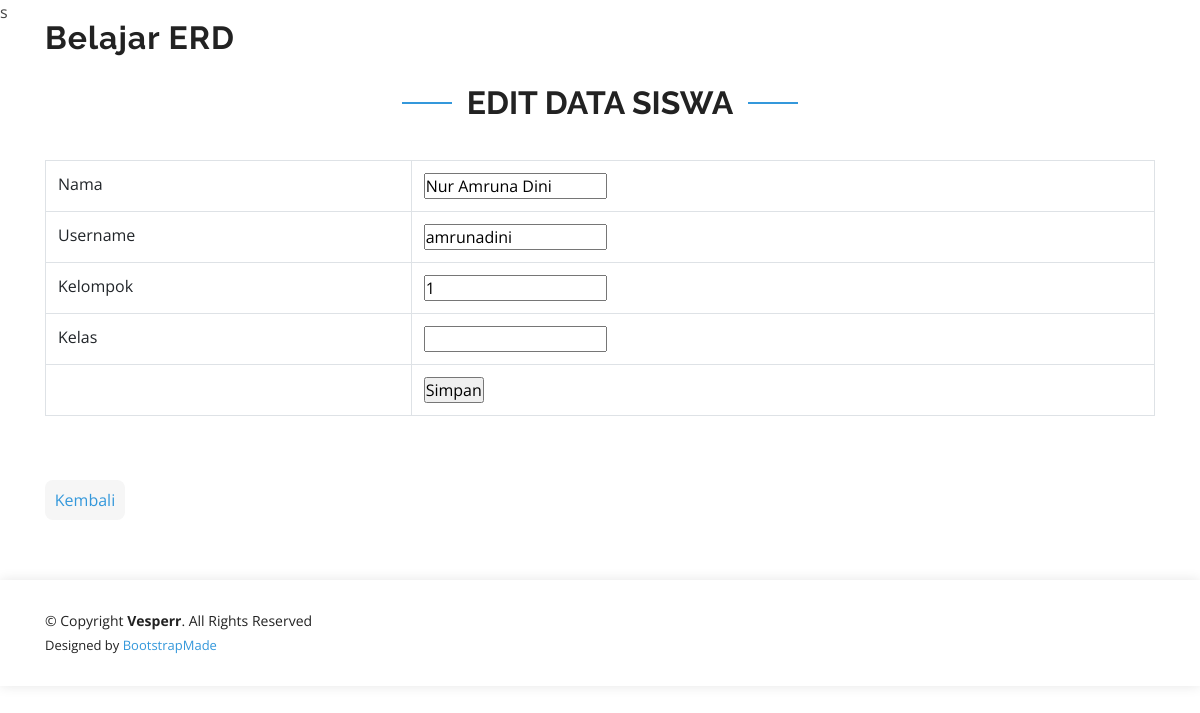
Page /C_guru/editsiswa/11 on the committed database.
### tables this page shows
CREATE TABLE `siswa` (
  `id_siswa` int(11) NOT NULL,
  `nama` varchar(255) NOT NULL,
  `username` varchar(50) NOT NULL,
  `password` varchar(255) NOT NULL,
  `kelompok` char(2) NOT NULL,
  `kelas` varchar(50) NOT NULL
);

### application/models/M_guru.php (called while the page is built, shortened)
s<?php
class M_guru extends CI_model
{
	function edit_data($where,$siswa){
		return $this->db->get_where($siswa,$where);
	}
}
?>

### application/controllers/C_guru.php (called while the page is built, shortened)
<?php
class C_guru extends CI_Controller
{
	function __construct()
	{
		$this->load->helper(array('form', 'url'));
	}
	public function editsiswa($id){
		$where = array('id_siswa' => $id);
		$this->load->Model('M_guru');
		$data['siswa'] = $this->M_guru->edit_data($where, 'siswa')->result();
		$this->load->view('V_editsiswa', $data);
	}
}
?>

### index.php (called while the page is built, shortened)
<?php
require_once BASEPATH.'core/CodeIgniter.php';

### application/views/V_editsiswa.php (the view, shortened to what this page needs)
<!DOCTYPE html>
<html lang="en">
<head>
  <link rel="stylesheet" href="<?php echo base_url(); ?>assets/img/favicon.png" rel="icon">
  <link rel="stylesheet" href="<?php echo base_url(); ?>assets/img/apple-touch-icon.png" rel="apple-touch-icon">
  <link rel="stylesheet" href="<?php echo base_url(); ?>assets/vendor/bootstrap/css/bootstrap.min.css" rel="stylesheet">
  <link rel="stylesheet" href="<?php echo base_url(); ?>assets/vendor/icofont/icofont.min.css" rel="stylesheet">
  <link rel="stylesheet" href="<?php echo base_url(); ?>assets/vendor/remixicon/remixicon.css" rel="stylesheet">
  <link rel="stylesheet" href="<?php echo base_url(); ?>assets/vendor/boxicons/css/boxicons.min.css" rel="stylesheet">
  <link rel="stylesheet" href="<?php echo base_url(); ?>assets/vendor/owl.carousel/assets/owl.carousel.min.css" rel="stylesheet">
  <link rel="stylesheet" href="<?php echo base_url(); ?>assets/vendor/venobox/venobox.css" rel="stylesheet">
  <link rel="stylesheet" href="<?php echo base_url(); ?>assets/vendor/aos/aos.css" rel="stylesheet">
  <link rel="stylesheet" href="<?php echo base_url(); ?>assets/css/style.css" rel="stylesheet">
</head>
<body>
  <header id="header" class="fixed-top d-flex align-items-center">
    <div class="container d-flex align-items-center">
      <div class="logo mr-auto">
        <h1 class="text-light"><a href="<?php echo base_url(); ?>index.php/C_guru"><span>Belajar ERD</span></a></h1>
      </div>
    </div>
  </header>
    <section id="pricing" class="pricing">
      <div class="container">
        <div class="section-title">
          <h2>Edit Data Siswa</h2>
        </div>
        <?php
            foreach ($siswa as $u) {
        ?>
        <form action="<?php echo base_url().'C_guru/updatesiswa'; ?>" method="POST">
          <table id="example1" class="table table-bordered table-hover" border="1px">
            <tr>
              <td>Nama</td>
              <td>
                <input type="text" name="nama" value="<?php echo $u->nama ?>">
              </td>
            </tr>
            <tr>
              <td>Username</td>
              <td><input type="text" name="username" value="<?php echo $u->username ?>"></td>
            </tr>
            <tr>
              <td>Kelompok</td>
              <td><input type="text" name="kelompok" value="<?php echo $u->kelompok ?>"></td>
            </tr>
            <tr>
            <tr>
              <td>Kelas</td>
              <td><input type="text" name="kelas" value="<?php echo $u->kelas ?>"></td>
            </tr>
            <tr>
              <td></td>
              <td><input type="submit" value="Simpan"></td>
            </tr>
          </table>
        </form>
        <?php
          }
        ?>
        <br>
        <div data-aos="zoom-in">
          <br>
          <button style="width: 80px; height: 40px; background-color: #f6f6f6; border: none; border-radius: 8px;"><a href="<?php echo base_url(); ?>index.php/C_guru/tampil_siswa">Kembali</a></button>
        </div>
      </div>
    </section>
  <footer id="footer">
    <div class="container">
      <div class="row d-flex align-items-center">
        <div class="col-lg-6 text-lg-left text-center">
          <div class="copyright">
            &copy; Copyright <strong>Vesperr</strong>. All Rights Reserved
          </div>
          <div class="credits">
            Designed by <a href="https://bootstrapmade.com/">BootstrapMade</a>
          </div>
        </div>
      </div>
    </div>
  </footer>
</body>
</html>

### assets/css/style.css (style rules this page uses)
* { margin: 0; padding: 0; box-sizing: border-box; }
body { font-family: "Open Sans", sans-serif; color: #444444; }
a { color: #3498db; }
h1, h2, h3, h4, h5, h6 { font-family: "Raleway", sans-serif; }
#header { z-index: 997; transition: all 0.5s; padding: 22px 0; }
#header .logo h1 { font-size: 32px; margin: 0; padding: 0; line-height: 1; font-weight: 700; letter-spacing: 1px; }
#header .logo h1 a, #header .logo h1 a:hover { color: #222222; text-decoration: none; }
section { padding: 60px 0; overflow: hidden; }
.section-title { text-align: center; padding-bottom: 30px; }
.section-title h2 { font-size: 32px; font-weight: bold; text-transform: uppercase; position: relative; color: #222222; }
.section-title h2::before, .section-title h2::after { content: ''; width: 50px; height: 2px; background: #3498db; display: inline-block; }
.section-title h2::before { margin: 0 15px 10px 0; }
.section-title h2::after { margin: 0 0 10px 15px; }
#footer { background: #fff; box-shadow: 0px 0px 12px 0px rgba(0, 0, 0, 0.1); padding: 30px 0; color: #222222; font-size: 14px; }
#footer .credits { font-size: 13px; padding-top: 5px; color: #222222; }

### rows in the picture
siswa: nama "Nur Amruna Dini", username "amrunadini", kelompok "1"
